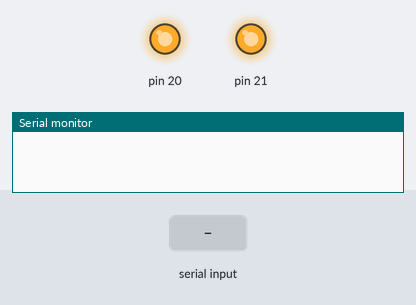
Recording of a sketch running on a simulated Arduino Mega 2560, built with avr-gcc and run on an emulated ATmega2560. Shown: output pins drawn as LEDs (lit = HIGH), the last lines printed to the serial monitor. The test bench sets the inputs (shaded band).

Above: at 1.2 s.
1.3 s: "s90\n" received over Serial
At 2.6 s:
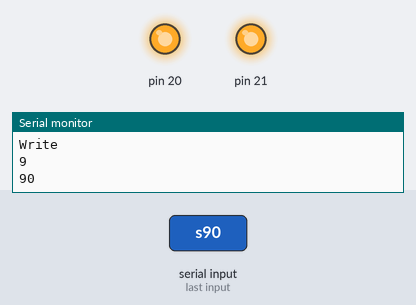
2.9 s: "r90\n" received over Serial
At 3.9 s:
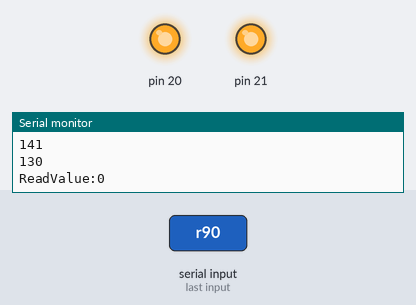
Timing chart, 0 to 5.9 s (numbered marks = the images above; inputs shaded):
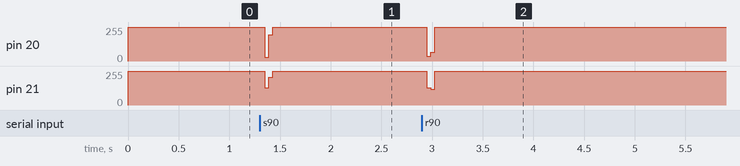

The sketch:

MyeepRom3.ino
```cpp
enum EEPRom_WriteTask
{
W_START,
W_DEVICE_ADDRESS,
W_ACK1,
W_WORD_ADDRESS,
W_ACK2,
W_DATA,
W_ACK3,
W_STOP
};

enum EEPRom_ReadTask
{
R_START,
R_DEVICE_ADDRESS,
R_ACK1,
R_WORD_ADDRESS,
R_ACK2,
R_ReStart,
R_DEVICE_ADDRESS2,
R_ACK3,
R_READ_DATA,
R_SEND_ACK,
R_STOP
};

#define SCL 21
#define SDA 20
#define READ_MODE 2
#define WRITE_MODE 3

#define SLAVE_RECEVE_DATA 1
#define SLAVE_NO_RECEVE_DATA 2


static uint32_t curTime, prevTime=0, timeCount=0;
static int eepRom_WriteTask=0, eepRom_ReadTask=0, byteCheck=0;

static uint8_t DeviceAddr_w, DeviceAddr_r, WordAddr, Data=0, ackState=0, taskFinishState=0, readData=0;
static int writeFlag=0, readFlag=0, first=1;
static char readSerial, mode=0;

void setup()
{
  Serial.begin(9600);
  DeviceAddr_w= 0xA0;
  DeviceAddr_r= 0xA1;

  WordAddr= 0x01;
  Init_eepRom(SCL, SDA);
  Delay_ms(5);
}


void loop()
{
      curTime = micros();

      if(timeCount>=4)
      {
        timeCount=0;
      }

      if(curTime-prevTime>=500 || first==1)
      {
          prevTime=curTime;
          if(first==1)
          {
            first=0;
            timeCount=0;
          }
          else
          {
            timeCount+=1;
          }
      }

  if (Serial.available() > 0)
  {
    first=1;
    readSerial=Serial.read();

    if(readSerial=='s')
    {
      Serial.println("Write");
      mode=WRITE_MODE;
      writeFlag=1;
      readFlag=0;
    }

    else if(readSerial=='r')
    {
      Serial.println("Read");
      mode=READ_MODE;
      readFlag=1;
      writeFlag=0;
    }

    if(readSerial>='0' && readSerial<='9')
    {
      Data*=10;
      Data+=ConvAskiiToNum(readSerial);
      Serial.println(Data);
    }
  }


  if(mode==WRITE_MODE && writeFlag==1)
  {
      /*send Start bit*/
      if(eepRom_WriteTask==W_START)
      {
        if(timeCount>=4)
        {
          eepRom_WriteTask+=1;
        }

        I2C_Start(SCL, SDA, timeCount);
      }

      /*send Device address*/
      else if(eepRom_WriteTask==W_DEVICE_ADDRESS)
      {
        taskFinishState= I2C_WriteByte(SCL, SDA, DeviceAddr_w, timeCount, &byteCheck);

        if(taskFinishState==1)// 8bit loop
        {
          eepRom_WriteTask+=1;
          taskFinishState=0;
//          Serial.println("Device");
        }
      }

      /*receive ACK*/
      else if(eepRom_WriteTask==W_ACK1)
      {
        if(timeCount>=4)
        {
          eepRom_WriteTask+=1;
          ackState=0;
        }

        ackState=I2C_ACK(SCL, SDA, timeCount);

        if(ackState==SLAVE_NO_RECEVE_DATA)
        {
          Serial.println("Slave module not receive DEVICE ADDRESS!!\nRetry again!");
          eepRom_WriteTask-=1;
          timeCount=0;
        }
      }

      /*send Word address*/
      else if(eepRom_WriteTask==W_WORD_ADDRESS)
      {
        taskFinishState=I2C_WriteByte(SCL, SDA, WordAddr, timeCount, &byteCheck);

        if(taskFinishState==1)// 8bit loop
        {
          eepRom_WriteTask+=1;
          taskFinishState=0;
        }
      }

      /*receive ACK*/
      else if(eepRom_WriteTask==W_ACK2)
      {
        if(timeCount>=4)
        {
          eepRom_WriteTask+=1;
          ackState=0;
        }

        ackState=I2C_ACK(SCL, SDA, timeCount);

        if(ackState==SLAVE_NO_RECEVE_DATA)
        {
          Serial.println("Slave module not receive WORD ADDRESS!!\nRetry again!");
          eepRom_WriteTask-=1;
          timeCount=0;
        }
      }

      /*send Data*/
      else if(eepRom_WriteTask==W_DATA)
      {
        taskFinishState= I2C_WriteByte(SCL, SDA, Data, timeCount, &byteCheck);

        if(taskFinishState==1)// 8bit loop
        {
          eepRom_WriteTask+=1;
          taskFinishState=0;
        }
      }

      /*receive ACK*/
      else if(eepRom_WriteTask==W_ACK3)
      {
        if(timeCount>=4)
        {
          eepRom_WriteTask+=1;
          ackState=0;
        }

        ackState=I2C_ACK(SCL, SDA, timeCount);

        if(ackState==SLAVE_NO_RECEVE_DATA)
        {
          Serial.println("Slave module not receive DATA!!\nRetry again!");
          eepRom_WriteTask-=1;
          timeCount=0;
        }
      }


      else if(eepRom_WriteTask==W_STOP)
      {
        if(timeCount>=4)
        {
          eepRom_WriteTask+=1;
          writeFlag=0;
          taskFinishState=0;
        }

        I2C_Stop(SCL, SDA, timeCount);
      }
}


  else if(mode==READ_MODE && readFlag==1)
  {
      /*send Start bit*/
      if(eepRom_ReadTask==R_START)
      {
        if(timeCount>=4)
        {
          eepRom_ReadTask+=1;
        }

        I2C_Start(SCL, SDA, timeCount);
      }

      /*send Device address*/
      else if(eepRom_ReadTask==R_DEVICE_ADDRESS)
      {
        taskFinishState=I2C_WriteByte(SCL, SDA, DeviceAddr_w, timeCount, &byteCheck);

        if(taskFinishState==1)// 8bit loop
        {
          eepRom_ReadTask+=1;
          taskFinishState=0;
//          Serial.println("Device");
        }
      }

      /*receive ACK*/
      else if(eepRom_ReadTask==R_ACK1)
      {
        if(timeCount>=4)
        {
          eepRom_ReadTask+=1;
          ackState=0;
//          Serial.println("A");
        }

        ackState=I2C_ACK(SCL, SDA, timeCount);

        if(ackState==SLAVE_NO_RECEVE_DATA)
        {
          Serial.println("Slave module not receive DEVICE ADDRESS!!\nRetry again!");
          eepRom_ReadTask-=1;
          timeCount=0;
        }
      }

      /*send Word address*/
      else if(eepRom_ReadTask==R_WORD_ADDRESS)
      {
        taskFinishState=I2C_WriteByte(SCL, SDA, WordAddr, timeCount, &byteCheck);

        if(taskFinishState==1)// 8bit loop
        {
          eepRom_ReadTask+=1;
          taskFinishState=0;
        }
      }

      /*receive ACK*/
      else if(eepRom_ReadTask==R_ACK2)
      {
        if(timeCount>=4)
        {
          eepRom_ReadTask+=1;
          ackState=0;
        }

        ackState=I2C_ACK(SCL, SDA, timeCount);

        if(ackState==SLAVE_NO_RECEVE_DATA)
        {
          Serial.println("Slave module not receive WORD ADDRESS!!\nRetry again!");
          eepRom_ReadTask-=1;
          timeCount=0;
        }
      }

      /*send ReStart bit*/
      else if(eepRom_ReadTask==R_ReStart)
      {
        if(timeCount>=4)
        {
          eepRom_ReadTask+=1;
        }

        I2C_Start(SCL, SDA, timeCount);
      }

      /*send Device address*/
      else if(eepRom_ReadTask==R_DEVICE_ADDRESS2)
      {
        taskFinishState=I2C_WriteByte(SCL, SDA, DeviceAddr_r, timeCount, &byteCheck);

        if(taskFinishState==1)// 8bit loop
        {
          eepRom_ReadTask+=1;
          taskFinishState=0;
//          Serial.println("Device");
        }
      }

      /*receive ACK*/
      else if(eepRom_ReadTask==R_ACK3)
      {
        if(timeCount>=4)
        {
          eepRom_ReadTask+=1;
          ackState=0;
        }

        ackState=I2C_ACK(SCL, SDA, timeCount);

        if(ackState==SLAVE_NO_RECEVE_DATA)
        {
          Serial.println("Slave module not receive DEVCE ADDRESS!!\nRetry again!");
          eepRom_ReadTask-=1;
          timeCount=0;
        }
      }

      else if(eepRom_ReadTask==R_READ_DATA)
      {
        taskFinishState=I2C_ReadByte(SCL, SDA, timeCount, &byteCheck, &readData);
        if(taskFinishState==1)
        {
          eepRom_ReadTask+=1;
          taskFinishState=0;
        }
      }

      else if(eepRom_ReadTask==R_SEND_ACK)
      {
         if(timeCount>=4)
        {
          eepRom_ReadTask+=1;
        }

        I2C_WriteByte(SCL, SDA, 0x80, timeCount, 0);
      }

      else if(eepRom_ReadTask==R_STOP)
      {
        if(timeCount>=4)
        {
          Serial.print("ReadValue:");
          Serial.println(readData);

          Init_eepRom(SCL, SDA);
          readFlag=0;
          mode=0;
          Data=0;
          readData=0;
          eepRom_ReadTask=R_START;
          eepRom_WriteTask=W_START;
        }
         I2C_Stop(SCL, SDA, timeCount);
      }
  }
}
```

Arm_to_Arduino.ino
```cpp
void gpioA_High(int pin)
{
  digitalWrite(pin, 1);
}

void gpioA_Low(int pin)
{
  digitalWrite(pin, 0);
}

uint32_t CheckMillis(void)
{
  return millis();
}

void Delay_ms(uint32_t DelayTime)
{
  delay(DelayTime);
}
```

AskiiToConvert.ino
```cpp
uint8_t ConvAskiiToNum(char AskiiCode)
{
  return AskiiCode-48;
}
```

I2C_EEPRom.ino
```cpp
#define SEQUENCE_FINISH 1
#define SEQUENCE_NON_FINISH 0

#define SLAVE_RECEVE_DATA 1
#define SLAVE_NO_RECEVE_DATA 2

void Init_eepRom(char Scl, char Sda)
{
  pinMode(Scl, OUTPUT);
  pinMode(Sda, OUTPUT);
  gpioA_High(Sda);
  gpioA_High(Scl);
}

/*start Signal*/
void I2C_Start(char Scl, char Sda, uint32_t timeCnt)
{
  if(timeCnt==0)
  {
    gpioA_Low(Scl);
//    gpioA_High(Sda);
  }

  //Delay_ms(1);
  else if(timeCnt==1)
  {
    gpioA_High(Sda);
  }
    //Delay_ms(1);
  else if(timeCnt==2)
  {
    gpioA_High(Scl);
  }
  else
  {
    gpioA_Low(Sda);
  }
}

/*stop signal*/
void I2C_Stop(char Scl, char Sda, uint32_t timeCnt)
{
  if(timeCnt==0)
  {
    gpioA_Low(Scl);
  }
  //Delay_ms(1);
  else if(timeCnt==1)
  {
    gpioA_Low(Sda);
  }
  //Delay_ms(1);
  else if(timeCnt==2)
  {
    gpioA_High(Scl);
  }

  else if(timeCnt==3)
  {
  gpioA_High(Sda);
  }
  //Delay_ms(1);
}


/*ACK Signal*/
int I2C_ACK(uint8_t Scl, uint8_t Sda, uint32_t timeCnt)
{
  int ackState;

  if(timeCnt==0)
  {
    gpioA_Low(Scl);
  }
    //Delay_ms(1);
  else if(timeCount==1)
  {
    gpioA_Low(Sda);
    pinMode(Sda, INPUT);
  }
    //Delay_ms(2)
  else if(timeCount==2)
  {
    gpioA_High(Scl);
    ackState=digitalRead(Sda);
//    pinMode(Sda, OUTPUT);


    if(ackState==0)
    {
        return SLAVE_RECEVE_DATA;
    }
    else
    {
        Serial.println(ackState);
        Serial.println("no ack");
        return SLAVE_NO_RECEVE_DATA;
    }
  }
  else if(timeCount==4)
  {
    gpioA_Low(Scl);
    pinMode(Sda, OUTPUT);
  }
  return -1;

}


/*Write 1bit*/
void I2C_WriteBit(uint8_t Scl, uint8_t Sda, uint8_t Byte, uint32_t timeCnt, int MaskCount)
{
      if(timeCnt==0)
      {
        gpioA_Low(Scl);
      }

      else if(timeCnt==2)
      {
        gpioA_High(Scl);
      }

      /*if bit is 1*/
      if( Byte&(0x80>>MaskCount) )
      {
          if(timeCnt==1)
          {
            gpioA_High(Sda);
          }
            //Delay_ms(1);
      }

      /*if bit is 0*/
      else
      {
          if(timeCount==1)
          {
            gpioA_Low(Sda);
          }
          //Delay_ms(1);
      }
      //Delay_ms(1);
}

int I2C_WriteByte(uint8_t scl, uint8_t sda, uint8_t data, uint32_t clockeCnt, int *bitCount)
{
  if(clockeCnt>=4)
  {
    (*bitCount)++;
  }

  I2C_WriteBit(scl, sda, data, clockeCnt, *bitCount );

  if( (*bitCount)>=8)
  {
    *bitCount=0;
    return SEQUENCE_FINISH;// return 1
  }
  return SEQUENCE_NON_FINISH;// return 0
}


int I2C_ReadBit(uint8_t Scl, uint8_t Sda, uint32_t timeCnt)
{
  if(timeCnt>=0 && timeCnt<2)
  {
    gpioA_Low(Scl);
    gpioA_Low(Sda);

    pinMode(Sda, INPUT);
  }

  else if(timeCnt==2)
  {
    gpioA_High(Scl);
//    Serial.println(digitalRead(Sda));
    return digitalRead(Sda);
  }
  else
  {
      gpioA_Low(Scl);
      pinMode(Sda, OUTPUT);
      gpioA_Low(Sda);
  }
  return -1;
}

int I2C_ReadByte(uint8_t scl, uint8_t sda, uint32_t clockCnt, int *bitCount, volatile uint8_t *readData)
{
  if(clockCnt>=4)
  {
    (*bitCount)++;

    if( (*bitCount)<=7)
    {
      (*readData)<<=1;
    }
  }

  if(I2C_ReadBit(scl, sda, clockCnt)!=-1)
  {
    (*readData)|=I2C_ReadBit(scl, sda, clockCnt);
  }

  if( (*bitCount)>=8)
  {
    *bitCount=0;
    return SEQUENCE_FINISH;// return 1
  }

  return SEQUENCE_NON_FINISH;// return 0
}
```

Measured:
- after the input at 1.3 s, pin 20: 255/255 → 29/255 after 0.05 s, → 198/255 0.04 s later, → 255/255 0.04 s later; pin 21: 255/255 → 129/255 after 0.05 s, → 209/255 0.04 s later, → 255/255 0.04 s later
- after the input at 2.9 s, pin 20: 255/255 → 37/255 after 0.05 s, → 66/255 0.04 s later, → 255/255 0.04 s later; pin 21: 255/255 → 129/255 after 0.05 s, → 117/255 0.04 s later, → 255/255 0.04 s later
